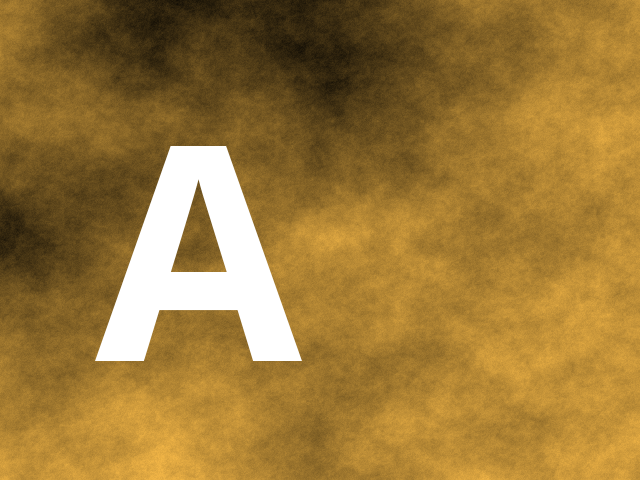
//> input picture apps/hls_examples/addition_hls/a.png, 640 x 480 px
$ ./run_integral ../addition_hls/a.png   (built with g++ and OpenCV 4)
//> lines starting //> are read from the running program, lines starting //| are printed output that depends on the picture
#include <cstdio>
#include <cstdlib>
#include <cassert>
#include <math.h>

#include "halide_image.h"
#include "halide_image_io.h"

#include "opencv2/highgui/highgui.hpp"
#include "opencv2/imgproc/imgproc.hpp"

using namespace Halide::Tools;
using namespace cv;

int main(int argc, char **argv) {
    if (argc < 2) {
        printf("Usage: ./run_integral input.png\n");
        return 0;
    }

    Mat cv_input = imread( argv[1], CV_LOAD_IMAGE_GRAYSCALE );
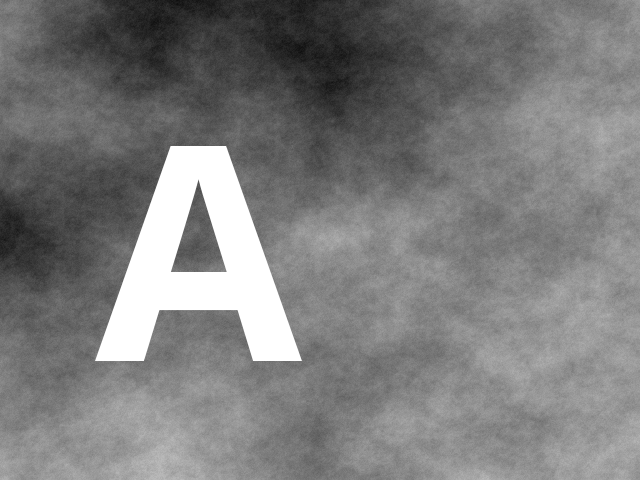
//> cv_input: 480 rows x 640 cols, CV_8UC1; min 14, max 255, mean 124.6
    Mat sum;

    integral(cv_input, sum, CV_32S);
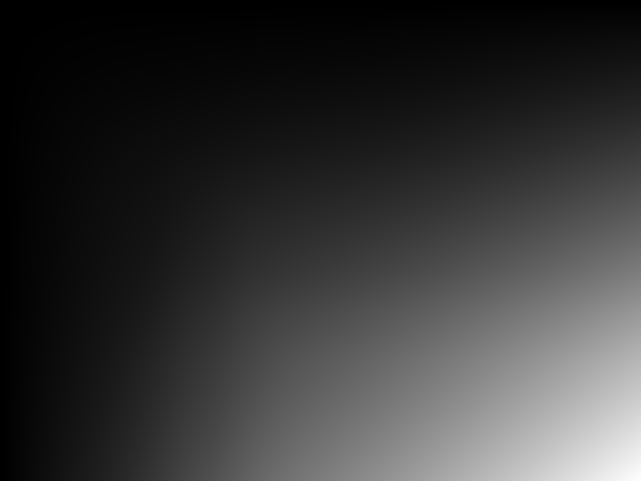
//> sum: 481 rows x 641 cols, CV_32SC1; min 0, max 38276391, mean 8098874.1; drawn with min black and max white

    imwrite("gray_integral.ppm", sum);

    return 0;
}
